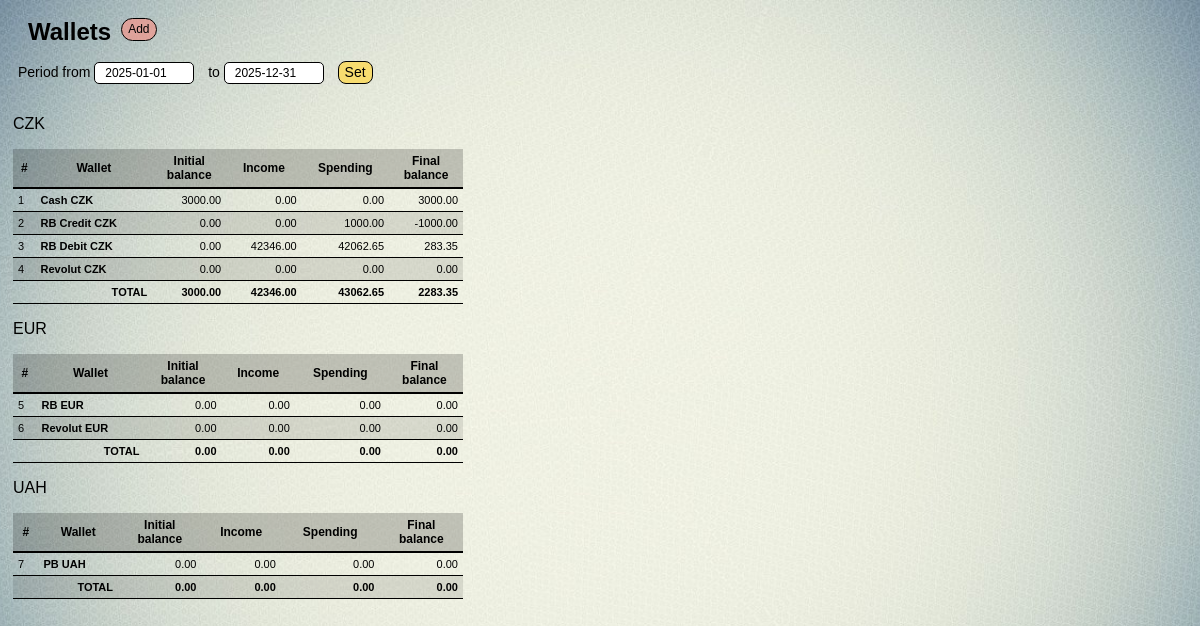
The app's page /finance/, older data.
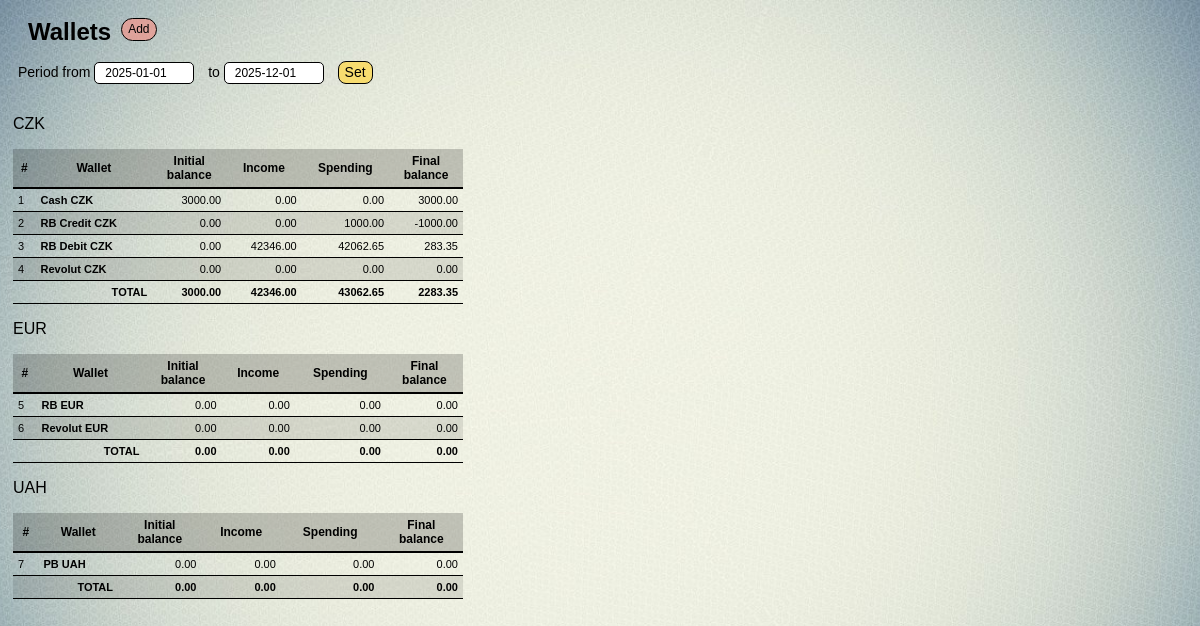
The same page, newer data.
### finance/models.py (models this page shows, shortened)
class Info(models.Model):
    init_date = models.DateField(verbose_name='Init date')
    final_date = models.DateField(verbose_name='Final date', default='2025-01-01')

### finance/views.py (the view)
# urls.py: path('', home, name = 'home'),
def home(request):
    try:#__________________________________________________set init date
        choosen_date_obj = Info.objects.get()
    except Info.DoesNotExist:
        choosen_date_obj = None
    if request.method == 'POST':
        form = Form_set_date_init_bal(request.POST, instance=choosen_date_obj)
        if form.is_valid():
            form.save()
    else:
        form = Form_set_date_init_bal(instance=choosen_date_obj)#_____end
    prev_date = choosen_date_obj.init_date - timedelta(days=1)
    choosen_init = choosen_date_obj.init_date
    choosen_final = choosen_date_obj.final_date
    wlts = Wallet.objects.all()
    tickers = set()
    for wlt in wlts:
        tickers.add(wlt.w_ticker)
    tickers = sorted(tickers)
    n = 0
    data = {}
    for ticker in tickers:
        data[ticker] = {}
        for wlt in wlts:
            if ticker == wlt.w_ticker:
                n += 1
                if choosen_date_obj.init_date < wlt.w_date:
                    bal_on_date = 0
                else:
                    before_obj_dt = Income.objects.filter(wallet=wlt, date__range=[wlt.w_date, prev_date])
                    before_dt_sum = before_obj_dt.aggregate(Sum('debit'))['debit__sum'] or Decimal('0.00')
                    before_obj_ct = Spending.objects.filter(wallet=wlt, date__range=[wlt.w_date, prev_date])
                    before_ct_sum = before_obj_ct.aggregate(Sum('credit'))['credit__sum'] or Decimal('0.00')
                    bal_on_date = wlt.w_balance + before_dt_sum - before_ct_sum
                after_obj_dt = Income.objects.filter(wallet=wlt, date__range=[choosen_init, choosen_final])
                after_dt_sum = after_obj_dt.aggregate(Sum('debit'))['debit__sum'] or Decimal('0.00')
                after_obj_ct = Spending.objects.filter(wallet=wlt, date__range=[choosen_init, choosen_final])
                after_ct_sum = after_obj_ct.aggregate(Sum('credit'))['credit__sum'] or Decimal('0.00')
                if choosen_date_obj.init_date < wlt.w_date:
                    after_obj_dt = Income.objects.filter(wallet=wlt, date__range=[wlt.w_date, choosen_final])
                    after_dt_sum = after_obj_dt.aggregate(Sum('debit'))['debit__sum'] or Decimal('0.00')
                    after_obj_ct = Spending.objects.filter(wallet=wlt, date__range=[wlt.w_date, choosen_final])
                    after_ct_sum = after_obj_ct.aggregate(Sum('credit'))['credit__sum'] or Decimal('0.00')
                    final_bal = wlt.w_balance + after_dt_sum - after_ct_sum
                else:
                    final_bal = bal_on_date + after_dt_sum - after_ct_sum
                data[ticker][wlt] = {
                    'n': n,
                    'wlt_pk': wlt.pk,
                    'bal_on_date': bal_on_date,
                    'after_dt_sum': after_dt_sum,
                    'after_ct_sum': after_ct_sum,
                    'final_bal': final_bal,
                }
    totals = {}
    for ticker, wallets in data.items():
        totals[ticker] = {
            'total_initial': sum(wallet_data['bal_on_date'] for wallet_data in wallets.values()),
            'total_income': sum(wallet_data['after_dt_sum'] for wallet_data in wallets.values()),
            'total_spending': sum(wallet_data['after_ct_sum'] for wallet_data in wallets.values()),
            'total_final': sum(wallet_data['final_bal'] for wallet_data in wallets.values()),
        }
    info_date_obj = Info.objects.get()
    info_init = info_date_obj.init_date
    info_final = info_date_obj.final_date
    data_chart1 = [
        ['Category', 'Percentage'],
        ['Category A', 30],
        ['Category B', 45],
        ['Category C', 25]
    ]
    context = {
        'form': form,
        'wlts': wlts,
        'data': data,
        'totals': totals,
        'info_init': info_init,
        'info_final': info_final,
        'data_chart1': data_chart1
        }
    return render(request, 'finance/home.html', context)

### finance/forms.py
class Form_set_date_init_bal(forms.ModelForm):#__________________________________________Set_date_init_bal
    init_date = forms.DateField(widget=forms.TextInput(attrs={'id': 'datepicker', 'placeholder': 'Choose date'}),
                           input_formats=['%Y-%m-%d'])
    final_date = forms.DateField(widget=forms.TextInput(attrs={'id': 'datepicker', 'placeholder': 'Choose date'}),
                                input_formats=['%Y-%m-%d'])
    class Meta:
        model = Info
        fields = ['init_date', 'final_date']

### finance/templates/finance/home.html (shortened to what this page needs)
{% extends 'layout/basic.html' %}
{% load static %}
{% block header %}
        <div>
            <div class='nav_H'>
                <div class="wallet">Wallets</div>
                <button class="btn btn_add_wlt" onclick="location.href='{% url 'create_wlt' %}'">Add</button>
            </div>
            <form method='POST'>
                <label>Period from</label> {{ form.init_date }}
                <label>to</label> {{ form.final_date }}
                <link rel="stylesheet" href="https://cdn.jsdelivr.net/npm/flatpickr/dist/flatpickr.min.css">
                <button class='btn nav_btn' type='submit' >Set</button>
            </form>
        </div>
{% endblock %}
{% block left_side %}
    {% for ticker, wallets in data.items %}
        <p>{{ ticker }}</p>
        <table>
            <thead>
                <tr>
                    <th>#</th>
                    <th>Wallet</th>
                    <th>Initial <br> balance</th>
                    <th>Income</th>
                    <th>Spending</th>
                    <th>Final <br> balance</th>
                </tr>
            </thead>
            <tbody>
                {% for wallet, wallet_data in wallets.items %}
                    <tr>
                        <td>{{ wallet_data.n }}</td>
                        <td style="font-weight: bold;">
                            <a href="{% url 'home_wlt' wallet_data.wlt_pk %}calendar/?choice=period&start_date={{info_init|date:'Y-m-d'}}&end_date={{info_final|date:'Y-m-d'}}">{{ wallet.f_name }}</a>
                        </td>
                        <td style="text-align: right;">{{ wallet_data.bal_on_date|floatformat:2 }}</td>
                        <td style="text-align: right;">{{ wallet_data.after_dt_sum|floatformat:2 }}</td>
                        <td style="text-align: right;">{{ wallet_data.after_ct_sum|floatformat:2 }}</td>
                        <td style="text-align: right;">{{ wallet_data.final_bal|floatformat:2 }}</td>
                {% endfor %}
                {% for total_ticker, total_data in totals.items %}
                    {% if total_ticker == ticker %}
                        <tr>
                            <td></td>
                            <td style="text-align: right; font-weight: bold;">TOTAL</td>
                            <td style="text-align: right; font-weight: bold;">{{ total_data.total_initial|floatformat:2 }}</td>
                            <td style="text-align: right; font-weight: bold;">{{ total_data.total_income|floatformat:2 }}</td>
                            <td style="text-align: right; font-weight: bold;">{{ total_data.total_spending|floatformat:2 }}</td>
                            <td style="text-align: right; font-weight: bold;">{{ total_data.total_final|floatformat:2 }}</td>
                        </tr>
                    {% endif %}
                {% endfor %}
            </tbody>
        </table>
    {% endfor %}
{% endblock %}
{% block diagram %}
    <div id="piechart" style="width: 500px; height: 500px;"></div>
{% endblock%}

Row changes from the older to the newer data that the page shows:
changed Info: final_date "2025-12-31" → "2025-12-01"
